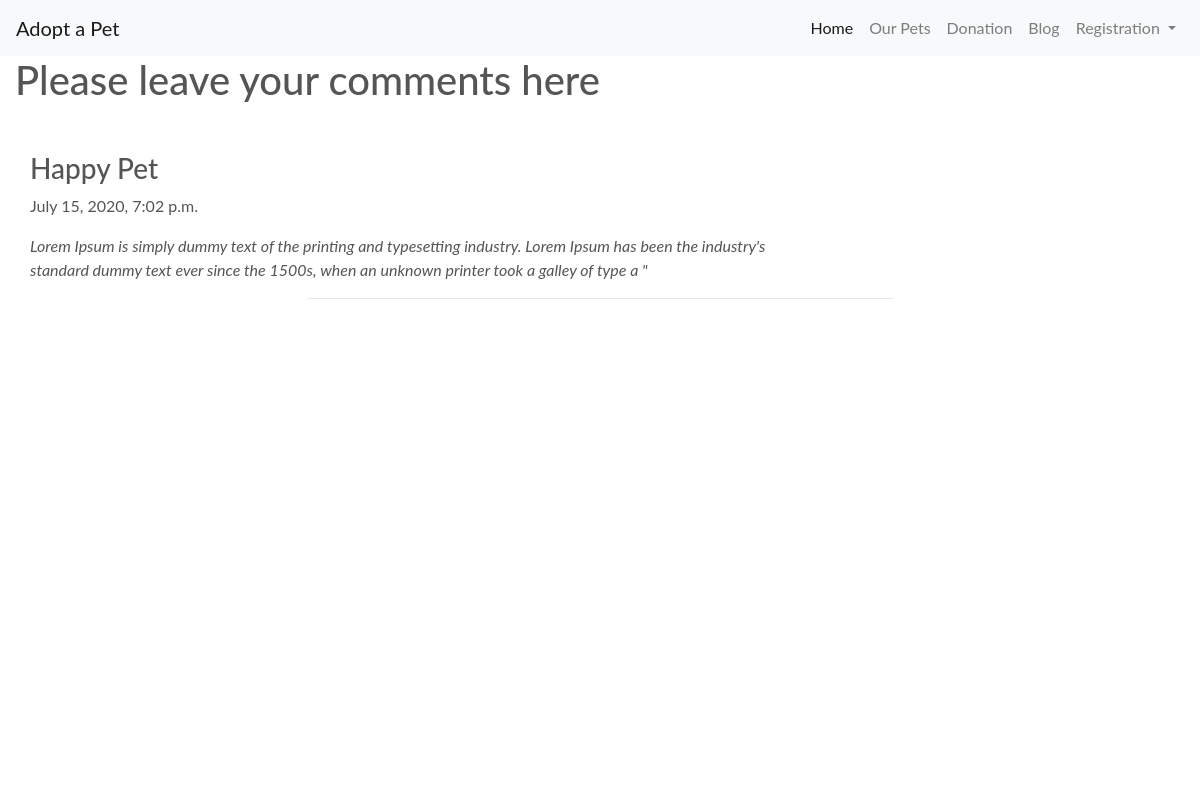
The page /blog/ on the database as committed earlier.
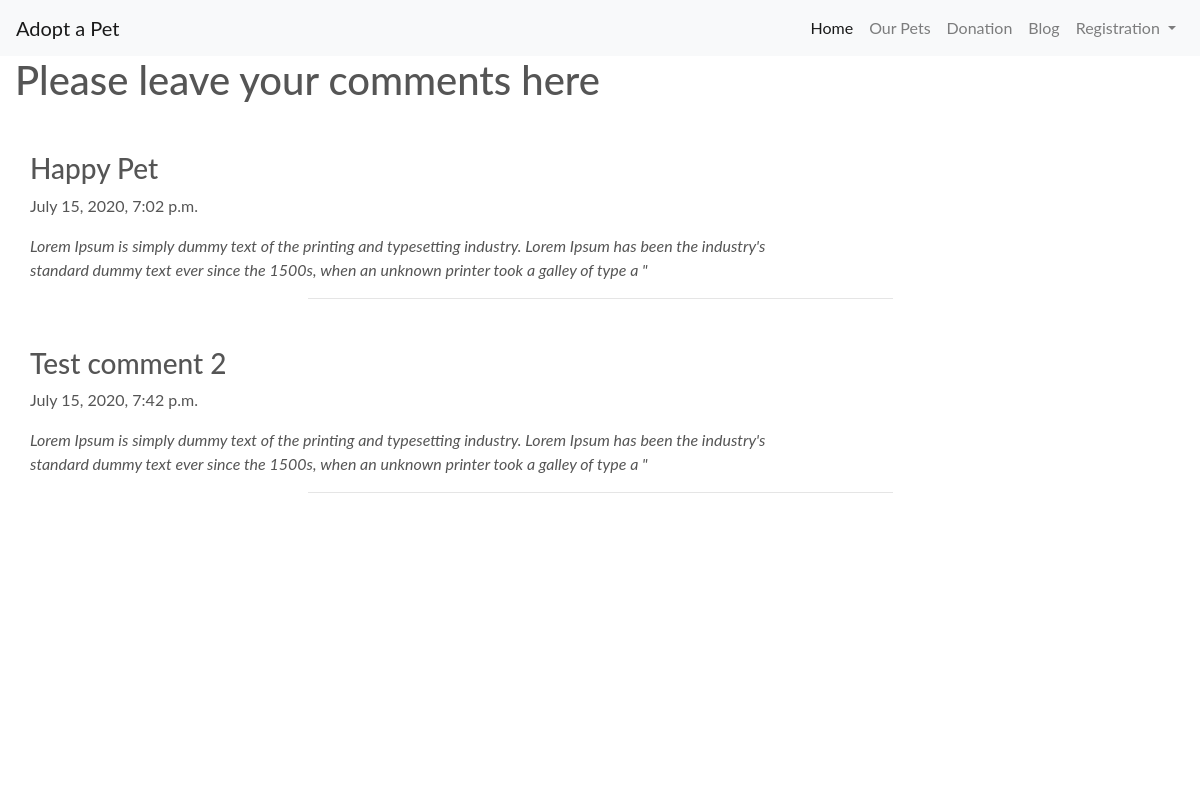
The same page on the database as committed later.
### blog/models.py (models this page shows, shortened)
class Comment(models.Model):
    date = models.DateTimeField(auto_now_add=True)
    title = models.CharField(max_length=100)
    body = models.TextField(max_length=200)

### blog/views.py (the view)
# urls.py: path('', views.comments, name="comments"),
def comments(request):
    comments = Comment.objects.all()
    context={
        'comments':comments
    }
    return render(request, 'blog/blog.html', context)

### blog/templates/blog/blog.html
{% extends 'base.html'%}
{% block content%}
<div class="overlay"></div>
<div class="container-fluid">
<h1>Please leave your comments here</h1>
    {% for comment in comments %}
        <div class="mt-5 col-md-8">
            <h3 style="font-color:black"> {{ comment.title}}</h3>
            <p> {{ comment.date}}</p>
            <p style="font-style:italic"> {{ comment.body}} "</p>
        </div>
         <hr class="w-50 mb-1">
    {%endfor%}
</div>
{% endblock %}

Rows that differ between the two databases and show on the page:
added Comment: title "Test comment 2", date "July 15, 2020, 7:42 p.m.", body "Lorem Ipsum is simply dummy text of the printing and typesetting industry. Lorem Ipsum has been the industry's standard dummy text ever since the 1500s, when an unknown printer took a galley of type a"
